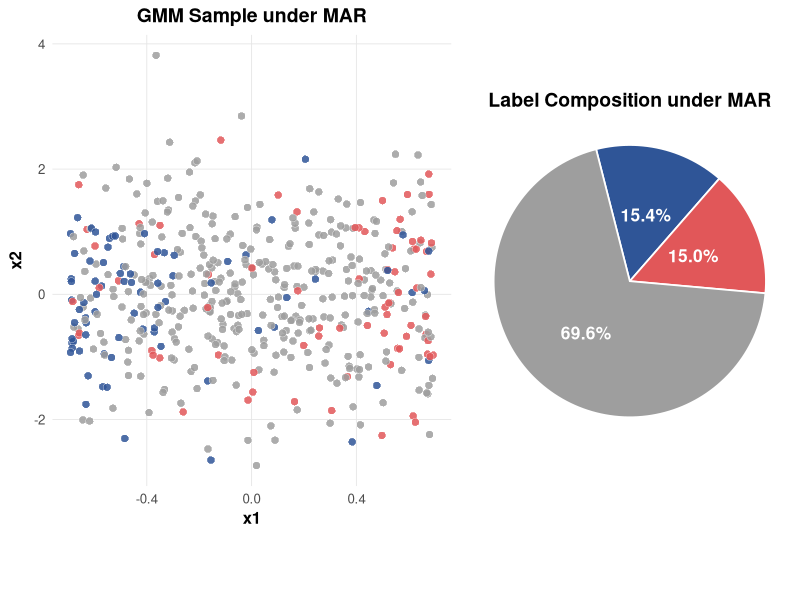

This chart was generated by the following R code:
set.seed(2025)
library(mvtnorm)

# ---- Parameters ----
n <- 500   # sample size
d <- 2     # dimension
pi <- c(0.5, 0.5)  # mixing proportions
mu <- list(c(-1,0), c(1,0))  # means of two components
Sigma <- list(diag(2), diag(2)) # covariance matrices

# ---- Posterior probability function ----
posterior_prob <- function(y, pi, mu, Sigma){
  f1 <- dmvnorm(y, mean=mu[[1]], sigma=Sigma[[1]]) * pi[1]
  f2 <- dmvnorm(y, mean=mu[[2]], sigma=Sigma[[2]]) * pi[2]
  tau1 <- f1 / (f1 + f2)
  return(tau1)
}

# ---- Margin confidence function ----
margin_conf <- function(y) {
  tau1 <- posterior_prob(y, pi, mu, Sigma)
  abs(2*tau1 - 1)
}

# ---- Generate data with margin confidence in [0,0.6] ----
sample_data <- function(n, pi, mu, Sigma){
  out <- matrix(NA, nrow=0, ncol=3)
  while(nrow(out) < n){
    z <- sample(1:2, 1, prob=pi)
    y <- rmvnorm(1, mean=mu[[z]], sigma=Sigma[[z]])
    mc <- margin_conf(y)
    if(mc >= 0 && mc <= 0.6){
      out <- rbind(out, c(y,z))
    }
  }
  colnames(out) <- c("x1","x2","label")
  return(as.data.frame(out))
}

data <- sample_data(n, pi, mu, Sigma)

# ---- Add margin confidence ----
data$mc <- apply(data[, c("x1","x2")], 1, margin_conf)

# ---- Aranda–Ordaz missingness ----
q_aranda_ordaz <- function(delta2, alpha0, alpha1, lambda){
  eta <- alpha0 + alpha1 * delta2
  q   <- 1 - (1 + lambda * exp(eta))^(-1/lambda)
  pmin(pmax(q, 1e-8), 1-1e-8)
}

calibrate_alpha0 <- function(delta2, alpha1, lambda, target){
  f <- function(a0){
    mean(q_aranda_ordaz(delta2, a0, alpha1, lambda)) - target
  }
  uniroot(f, c(-50, 50))$root
}

delta2  <- data$mc^2
lambda  <- 0.5
alpha1  <- -6
target_missing <- 0.7

alpha0 <- calibrate_alpha0(delta2, alpha1, lambda, target_missing)
q_miss <- q_aranda_ordaz(delta2, alpha0, alpha1, lambda)

# ---- Store true labels & apply missingness ----
data$label_true    <- data$label                  
data$label_missing <- rbinom(nrow(data), 1, q_miss) 
data$q_miss        <- q_miss                        
data$label[data$label_missing == 1] <- NA_integer_ 

# ---- Checks ----
mean(is.na(data$label))   # realized missing proportion
tapply(q_miss, cut(data$mc, breaks=c(0,0.2,0.4,0.6), include.lowest=TRUE), mean)

# ---- Packages ----
library(ggplot2)
library(cowplot)
library(scales)

# ---- Palette & base theme ----
pal <- c("Component 1" = "#2F5597",
         "Component 2" = "#E15759",
         "Missing"     = "#9E9E9E")

base_theme <- theme_minimal(base_size = 12) +
  theme(
    plot.title = element_text(face = "bold", size = 14, hjust = 0.5),
    axis.title = element_text(face = "bold"),
    panel.grid.minor = element_blank(),
    panel.grid.major = element_line(size = 0.3, colour = "#E6E6E6")
  )

# ---- Prepare 3-way label for plotting ----
plot_df <- data
plot_df$label3 <- ifelse(is.na(plot_df$label), "Missing",
                         ifelse(plot_df$label == 1, "Component 1", "Component 2"))
plot_df$label3 <- factor(plot_df$label3,
                         levels = c("Component 1","Component 2","Missing"))

# ---- Scatter (left) ----
plot_scatter <- ggplot(plot_df, aes(x = x1, y = x2, fill = label3)) +
  geom_point(shape = 21, size = 2.5, alpha = 0.85,
             colour = "white", stroke = 0.2) +
  scale_fill_manual(values = pal, name = "Label") +
  labs(title = "GMM Sample under MAR", x = "x1", y = "x2") +
  base_theme +
  theme(legend.position = "none")

# ---- Pie (right, percentages centered) ----
pie_tab <- as.data.frame(table(plot_df$label3), stringsAsFactors = FALSE)
names(pie_tab) <- c("category", "n")
pie_tab$prop <- pie_tab$n / sum(pie_tab$n)

plot_pie <- ggplot(pie_tab, aes(x = "", y = prop, fill = category)) +
  geom_col(width = 1, colour = "white", linewidth = 0.6) +
  coord_polar(theta = "y", start = pi/2, direction = -1) +
  geom_text(aes(label = percent(prop, accuracy = 0.1)),
            position = position_stack(vjust = 0.5),
            colour = "white", size = 4.4, fontface = "bold") +
  scale_fill_manual(values = pal, name = "Label",
                    breaks = c("Component 1","Component 2","Missing")) +
  labs(title = "Label Composition under MAR") +
  theme_void(base_size = 12) +
  theme(
    plot.title = element_text(face = "bold", size = 14, hjust = 0.5),
    legend.position = "none"
  )

# ---- Shared legend (bottom) ----
legend_shared <- get_legend(
  ggplot(plot_df, aes(x = x1, y = x2, fill = label3)) +
    geom_point(shape = 21) +
    scale_fill_manual(values = pal, name = "Label") +
    theme_minimal() +
    theme(legend.position = "bottom",
          legend.title = element_text(size = 11, face = "bold"),
          legend.text  = element_text(size = 10))
)

# ---- Combine: scatter | pie + legend ----
row_main   <- plot_grid(plot_scatter, plot_pie,
                        ncol = 2, rel_widths = c(1.35, 1))
final_plot <- plot_grid(row_main, legend_shared,
                        ncol = 1, rel_heights = c(1, 0.12))

# ---- Show ----
print(final_plot)

